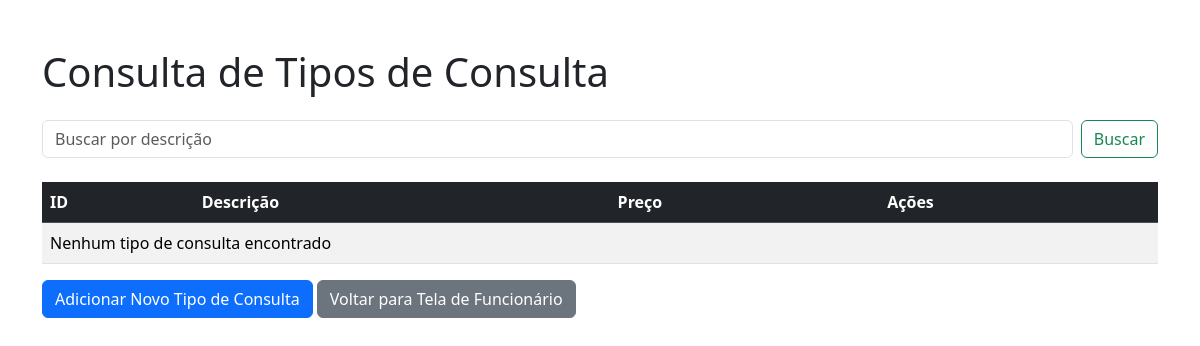
/Login/consulta_tipo_consulta.php, run on an earlier commit of the app's database.
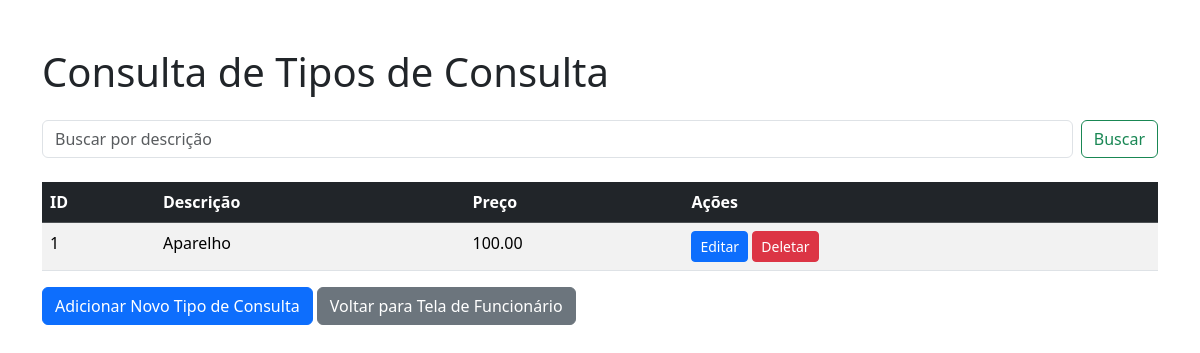
And on a later commit of the database.
### tables this page shows
CREATE TABLE `tipo_consulta` (
  `id_tipo_consulta` int(11) NOT NULL,
  `preco` decimal(5,2) DEFAULT NULL,
  `descricao` varchar(100) DEFAULT NULL
);

### Login/consulta_tipo_consulta.php (the view, shortened to what this page needs)
<?php
include '../conexao.php';
$search = isset($_GET['search']) ? $_GET['search'] : '';
?>
<!DOCTYPE html>
<html lang="pt-br">
<head>
    <link href="https://cdn.jsdelivr.net/npm/bootstrap@5.3.3/dist/css/bootstrap.min.css" rel="stylesheet">
</head>
<body>
    <div class="container mt-5">
        <h1 class="mb-4">Consulta de Tipos de Consulta</h1>
        <form class="d-flex mb-4" action="consulta_tipo_consulta.php" method="GET">
            <input class="form-control me-2" type="search" name="search" placeholder="Buscar por descrição" aria-label="Search" value="<?php echo htmlspecialchars($search); ?>">
            <button class="btn btn-outline-success" type="submit">Buscar</button>
        </form>
        <table class="table table-striped table-hover">
            <thead class="table-dark">
                <tr>
                    <th>ID</th>
                    <th>Descrição</th>
                    <th>Preço</th>
                    <th>Ações</th>
                </tr>
            </thead>
            <tbody>
                <?php
                $sql = "SELECT * FROM tipo_consulta WHERE descricao LIKE ? ORDER BY descricao ASC";
                $stmt = $mysqli->prepare($sql);
                $searchParam = "%$search%";
                $stmt->bind_param("s", $searchParam);
                $stmt->execute();
                $result = $stmt->get_result();
                if ($result->num_rows > 0) {
                    while ($row = $result->fetch_assoc()) {
                        echo "<tr>";
                        echo "<td>" . htmlspecialchars($row["id_tipo_consulta"]) . "</td>";
                        echo "<td>" . htmlspecialchars($row["descricao"]) . "</td>";
                        echo "<td>" . htmlspecialchars($row["preco"]) . "</td>";
                        echo "<td>
                                <button class='btn btn-primary btn-sm' onclick='editTipoConsulta(" . json_encode($row) . ")'>Editar</button>
                                <form style='display:inline;' method='get' action='consulta_tipo_consulta.php'>
                                    <input type='hidden' name='delete' value='" . $row["id_tipo_consulta"] . "'>
                                    <button type='submit' class='btn btn-danger btn-sm' onclick='return confirm(\"Tem certeza que deseja deletar este tipo de consulta?\")'>Deletar</button>
                                </form>
                              </td>";
                        echo "</tr>";
                    }
                } else {
                    echo "<tr><td colspan='4'>Nenhum tipo de consulta encontrado</td></tr>";
                }
                ?>
            </tbody>
        </table>
          <div class="mb-4">
            <a href="tipo_consulta.php" class="btn btn-primary">Adicionar Novo Tipo de Consulta</a>
            <a href="tela_funcionario.php" class="btn btn-secondary">Voltar para Tela de Funcionário</a>
        </div>
    </div>
</body>
</html>

What changed in the data, as far as the page shows it:
added tipo_consulta: id_tipo_consulta "1", descricao "Aparelho", preco "100.00"
Also different on the page:
text no longer shown: "Nenhum tipo de consulta encontrado"
